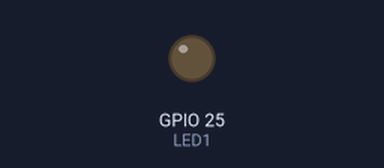
Recording of a sketch running on a simulated ESP32. On the bench: output pins drawn as LEDs (lit = HIGH).

Above: at 0.15 s.
At 19.98 s:
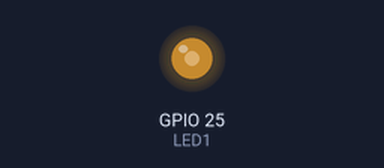
At 39.81 s:
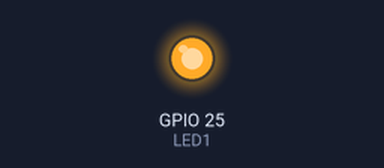
Timing chart, 0 to 40.0 s (numbered marks = the images above):
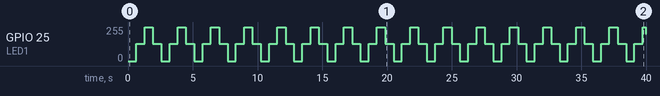

Measured:
- by itself, GPIO 25 (LED1): 0/255 → 128/255 at 0.64 s, → 255/255 0.64 s later, → 128/255 0.64 s later, → 0/255 0.65 s later, … (63 changes in this stretch)

The sketch:

analog_advance.ino
```cpp
#define LED1 25
#define freq 5000
#define channel 0
#define reslution 8 //8bit解析度
//做一個呼吸燈
void setup()
{
  ledcSetup(channel,freq,reslution);
  ledcAttachPin(LED1,channel);
}
void loop()
{
  for (int cy =0;cy<=255;cy++)
  {
    ledcWrite(channel,cy);
    delay(5);
  }
  for (int cy =255;cy>=0;cy--)
  {
    ledcWrite(channel,cy);
    delay(5);
  }
}
```
